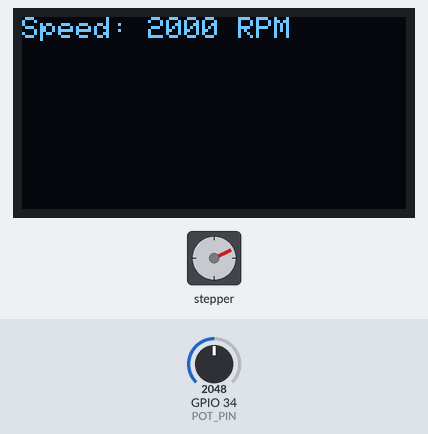
Bench run of a sketch on a simulated ESP32. On the bench: stepper motor, 128×64 one-colour display. Wiring (from diagram.json): stepper motor driver (200 steps per turn assumed): step GPIO 33; direction GPIO 32. The inputs (shaded band) are chosen by the test bench; at power-on: GPIO 34 (POT_PIN) = 2048. What the sketch prints to the serial monitor is not drawn.

Above: at 3.2 s.
3.3 s: GPIO 34 (POT_PIN) set to 1228
At 3.52 s:
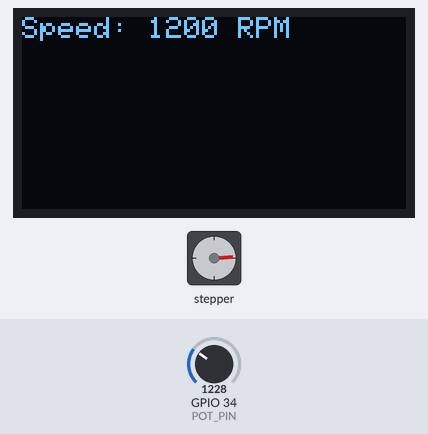
5.7 s: GPIO 34 (POT_PIN) set to 0
At 6.8 s:
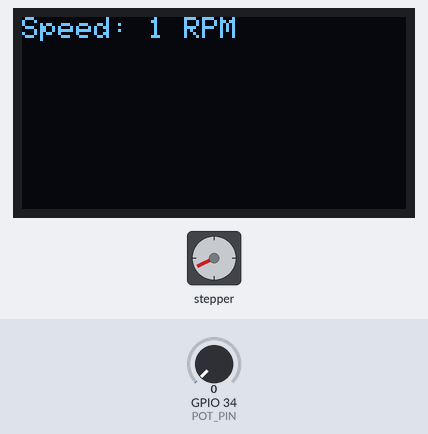
8.7 s: GPIO 34 (POT_PIN) set to 491
At 10.24 s:
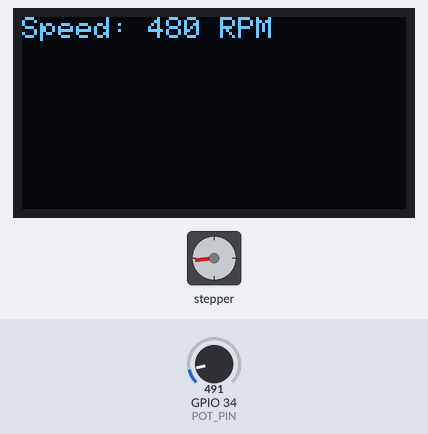
Timing chart, 0 to 17.7 s (numbered marks = the images above; inputs shaded):
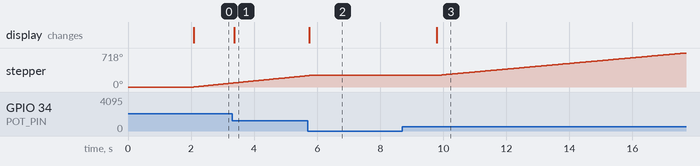

Measured:
- after the input at 3.3 s, the display: changes after 0.07 s (image 1)
- after the input at 5.7 s, the display: changes at once (image 2)
- after the input at 8.7 s, the display: changes after 1.1 s (image 3)

The sketch:

sketch.ino
```cpp
#include<Wire.h>
#include <Adafruit_SSD1306.h>

//define the A4988 driver pins
#define DIR_PIN 32 // direction pin connected to GPIO32
#define STEP_PIN 33 // step pin connected to GPIO33

//OLED DISPLAY SETTINGS
#define SCREEN_WIDTH 128
#define SCREEN_HEIGHT 64
#define OLED_RESET -1 // no reset pin for wokwi simuation
Adafruit_SSD1306 display(SCREEN_WIDTH, SCREEN_HEIGHT, &Wire, OLED_RESET);

  //Potentiometer Pin

 #define POT_PIN 34  // Potentiometer connected to GP1034

 void setup() {
 // Initialize Serial Monitor
Serial.begin(115200);

// Initialize OLED display
 if (!display.begin(SSD1306_SWITCHCAPVCC, 0X3C)) {
  Serial.println(F("OLED display not found"));
 for (;;);
 }
 display.clearDisplay();
 display.setTextSize(1);
 display.setTextColor(SSD1306_WHITE);
 display.setCursor(0, 0);
 // Set the direction and step pins as outputs
 pinMode (DIR_PIN, OUTPUT);
 pinMode(STEP_PIN, OUTPUT);

 //initialize the display
 display.println("Step motor speed control");
 display.display();
 delay(2000);
 }
 void loop(){
  //read potentiometer value (0 to 1023)
  int potvalue = analogRead(POT_PIN);
  //map the potentiometer value to the range of 1 to 1000 RPM
  int motorSpeed = map(potvalue,0,1023,1,1000);

  // Display motor speed on OLED screen
 display.clearDisplay();
 display.setCursor(0, 0);
 display.print("Speed: ");
  display.print(motorSpeed);
 display.println(" RPM");
 display.display();

 // Rotate the stepper motor based on the potentiometer speed
 // Set direction
 digitalWrite(DIR_PIN, HIGH); // set the direction to clockwise (change to low)
 // Pulse the step pin to move the motor
 digitalWrite(STEP_PIN, HIGH);
 delayMicroseconds(1000000 / motorSpeed); // Adjust delay to change motor
 digitalWrite(STEP_PIN,LOW);
 delayMicroseconds(1000000 / motorSpeed);
 // Print potentiometer value to serial monitor (for debugging)

 Serial.print("Potentiometer Value: ");
 Serial.println(potvalue);

 }
```
